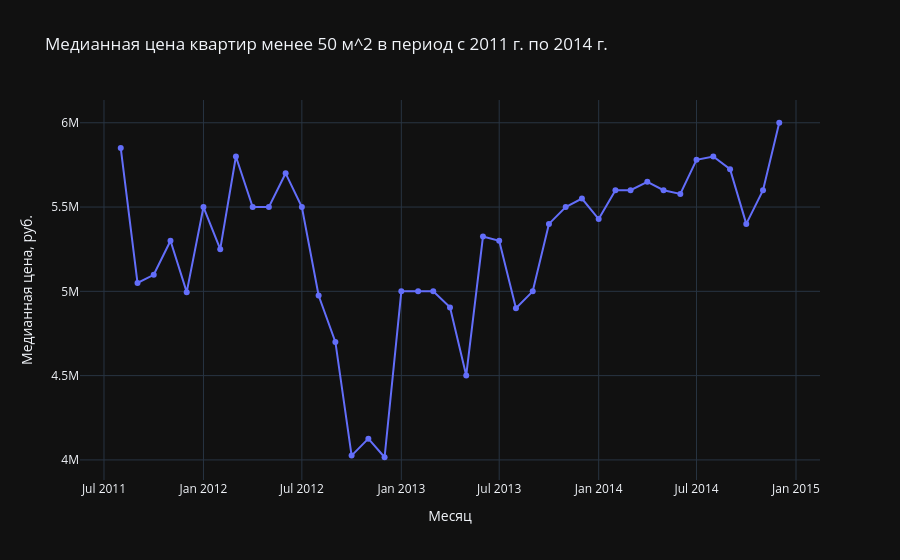

The notebook cell saved with this chart:
### Markdown cell above
7. Постройте график изменения медианной цены на квартиру менее 50 кв. метров за период с 2011 до 2014 года*

\* Задание на доп. балл

### Code cell
mask = (
    (df['full_sq'] < 50)
    & (('2011-01-01' <= df['timestamp']) & (df['timestamp'] < '2015-01-01'))
)
prices = (
    df.loc[mask].set_index('timestamp')['price_doc']
    .resample('MS').median()
)

px.line(
    x=prices.index, y=prices, markers=True,
    title='Медианная цена квартир менее 50 м^2 в период с 2011 г. по 2014 г.',
    labels={'x': 'Месяц', 'y': 'Медианная цена, руб.'},
).show()
